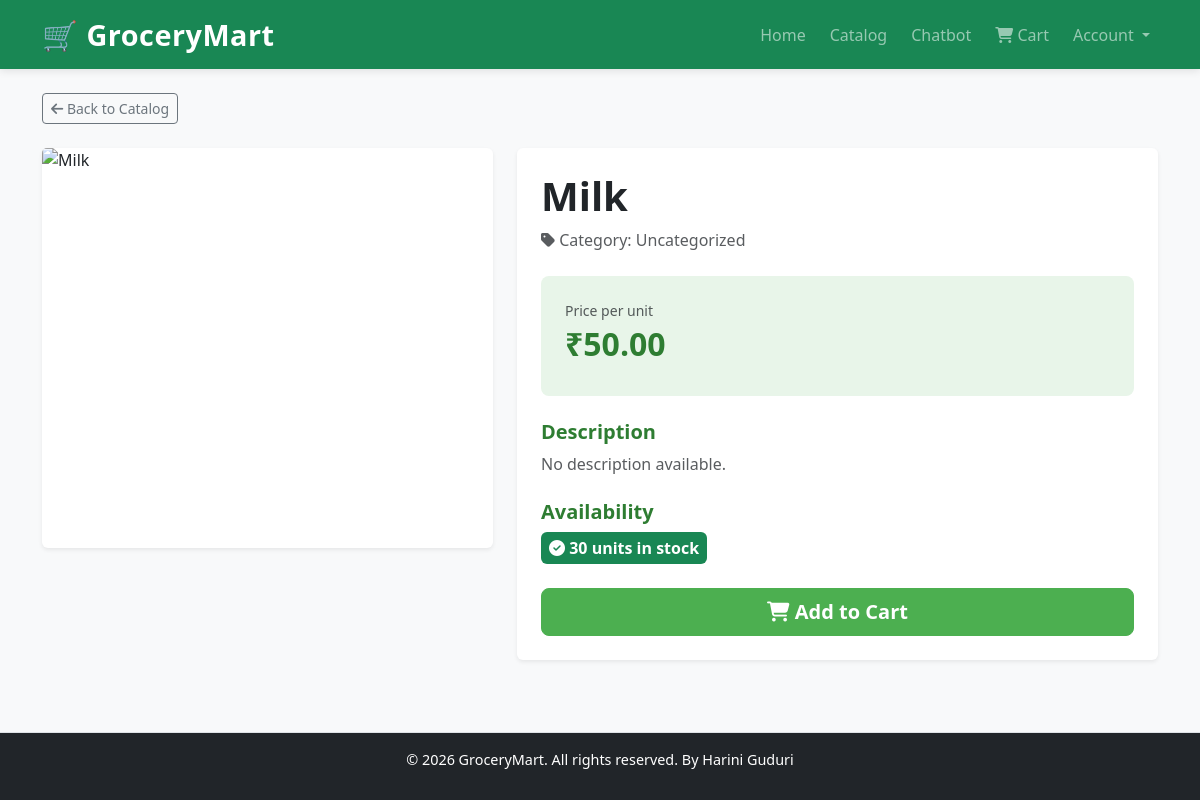
Screenshot of /catalog/2 with the database file from the repository.
### tables this page shows
CREATE TABLE products (
        id INTEGER PRIMARY KEY AUTOINCREMENT,
        seller_id INTEGER,
        category_id INTEGER,
        name TEXT,
        description TEXT,
        price REAL,
        stock INTEGER,
        image_url TEXT,
        unit TEXT,
        is_active INTEGER DEFAULT 1,
        created_at TIMESTAMP DEFAULT CURRENT_TIMESTAMP
    );

### routes/catalog.py (the view)
@catalog_bp.route('/catalog/<int:product_id>')
def detail(product_id):
    db = get_db()
    product = db.execute('SELECT * FROM products WHERE id = ?', (product_id,)).fetchone()
    if not product:
        return render_template('catalog/index.html', products=db.execute('SELECT * FROM products').fetchall())
    return render_template('catalog/detail.html', product=product)

### database.py (called while the page is built)
def get_db():
    if 'db' not in g:
        g.db = sqlite3.connect(Config.DATABASE)
        g.db.row_factory = sqlite3.Row
    return g.db

### templates/catalog/detail.html (shortened to what this page needs)
{% extends 'base.html' %}  {% block content %}
<div class="row mb-4">
  <div class="col-12">
    <a
      href="{{ url_for('catalog.catalog_index') }}"
      class="btn btn-outline-secondary btn-sm"
    >
      <i class="fas fa-arrow-left"></i> Back to Catalog
    </a>
  </div>
</div>
<div class="row">
  <div class="col-md-5">
    <div class="card shadow-sm border-0 mb-4">
      <img
        src="{{ product['image_url'] or '/static/images/default.jpg' }}"
        class="card-img"
        alt="{{ product['name'] }}"
        style="height: 400px; object-fit: cover"
      />
    </div>
  </div>
  <div class="col-md-7">
    <div
      class="card shadow-sm border-0"
      style="border-top: 4px solid var(--accent-green)"
    >
      <div class="card-body p-4">
        <h1 class="card-title mb-2">{{ product['name'] }}</h1>
        <p class="text-muted mb-4">
          <i class="fas fa-tag"></i> Category: {{ product['category_id'] if
          product['category_id'] else 'Uncategorized' }}
        </p>
        <div
          class="mb-4"
          style="
            padding: 1.5rem;
            background-color: var(--light-green);
            border-radius: 8px;
          "
        >
          <p class="text-muted small mb-1">Price per unit</p>
          <h2 class="fw-bold" style="color: var(--primary-green)">
            ₹{{ '%.2f' | format(product['price']) }}
          </h2>
        </div>
        <div class="mb-4">
          <h5 class="fw-bold mb-2">Description</h5>
          <p class="text-muted">
            {{ product['description'] or 'No description available.' }}
          </p>
        </div>
        <div class="mb-4">
          <h5 class="fw-bold mb-2">Availability</h5>
          {% if product['stock'] > 0 %}
          <span class="badge bg-success p-2" style="font-size: 1rem">
            <i class="fas fa-check-circle"></i> {{ product['stock'] }} units in
            stock
          </span>
          {% else %}
          <span class="badge bg-danger p-2" style="font-size: 1rem">
            <i class="fas fa-times-circle"></i> Out of Stock
          </span>
          {% endif %}
        </div>
        {% if product['stock'] > 0 %}
        <form
          method="post"
          action="{{ url_for('cart.add_to_cart', product_id=product['id']) }}"
        >
          <button type="submit" class="btn btn-success btn-lg w-100 fw-bold">
            <i class="fas fa-shopping-cart"></i> Add to Cart
          </button>
        </form>
        {% endif %}
      </div>
    </div>
  </div>
</div>
{% endblock %}

### static/css/style.css (style rules this page uses)
:root { --primary-green: #2e7d32; --accent-green: #4caf50; --light-green: #e8f5e9; --dark-text: #212529; --light-text: #6c757d; --border-color: #dee2e6; }
body { font-family: "Segoe UI", Tahoma, Geneva, Verdana, sans-serif; color: var(--dark-text); background-color: #f8f9fa; }
h1, h2, h3, h4, h5, h6 { color: var(--primary-green); font-weight: 600; }
.btn-success { background-color: var(--accent-green); border-color: var(--accent-green); font-weight: 600; transition: all 0.3s ease; }

### rows the page displays
products: name "Milk", price "50.00", stock "30"

### other values shown
{{ product['description'] or 'No description available.' }} "No description available."
